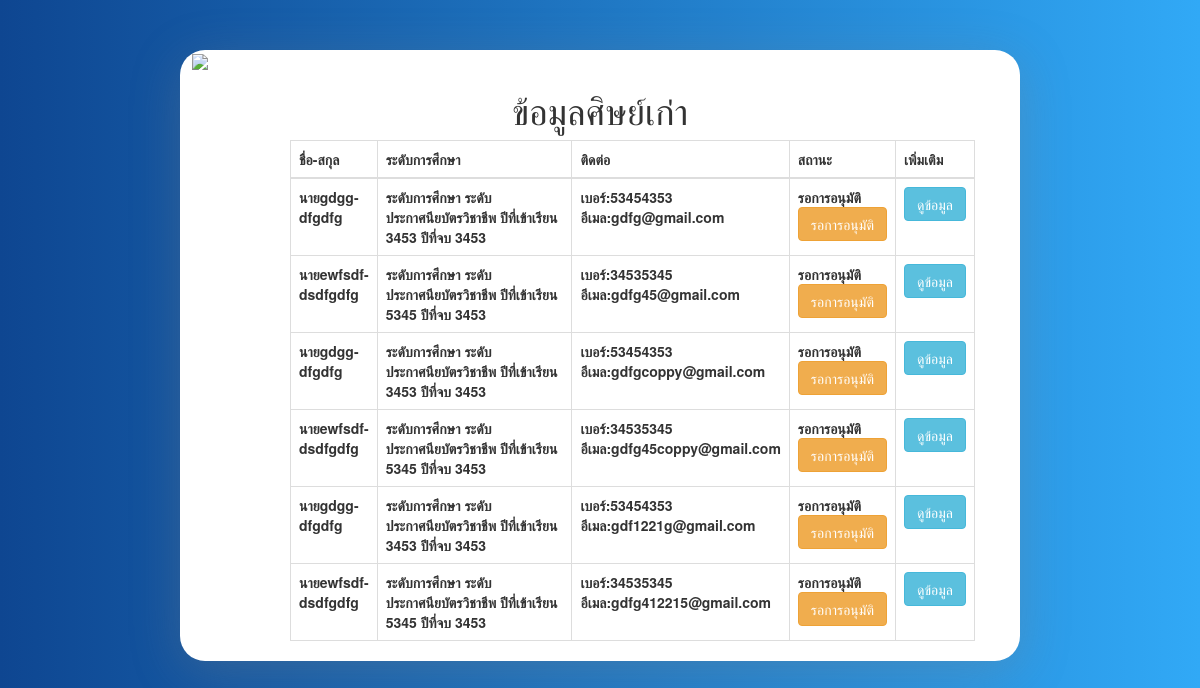
Screenshot of /admin/professor_alumni/index.php with the database file from the repository.
### tables this page shows
CREATE TABLE `alumni` (
  `id` int(11) NOT NULL,
  `std_id` varchar(255) DEFAULT NULL,
  `std_password` varchar(255) DEFAULT NULL,
  `state_good` varchar(25) DEFAULT NULL,
  `std_title_name` varchar(255) DEFAULT NULL,
  `std_name` varchar(255) DEFAULT NULL,
  `std_lastname` varchar(255) DEFAULT NULL,
  `std_phone` varchar(255) DEFAULT NULL,
  `std_email` varchar(255) DEFAULT NULL,
  `std_address` text,
  `prog_id` varchar(255) DEFAULT NULL,
  `std_year_start` int(11) DEFAULT NULL,
  `std_year_complete` int(11) DEFAULT NULL,
  `std_company` varchar(255) DEFAULT NULL,
  `std_compamy_phone` varchar(255) DEFAULT NULL,
  `std_job_position` varchar(255) DEFAULT NULL,
  `std_job_salary` varchar(255) DEFAULT NULL,
  `state` int(11) NOT NULL DEFAULT '0',
  `create_datatime` datetime NOT NULL DEFAULT CURRENT_TIMESTAMP
);

### admin/professor_alumni/index.php (the view, shortened to what this page needs)
<?php
include '../../config/conf.php';
try {
    $sql = "SELECT * FROM alumni WHERE state = 0 ";
  $query = $conn->prepare($sql);
  $query ->execute();
} catch (\Exception $e) {
  echo "ไม่สามารถดึงข้อมูลได้: " .$e->getMessage();
}
 ?>
<!DOCTYPE html>
<html>
<head>
    <link href="../../pubilc/css/style.css" rel="stylesheet">
    <link href="../../pubilc/bootstrap/css/bootstrap.min.css" rel="stylesheet">
    <link rel="stylesheet" href="../../pubilc/node_modules/sweetalert2/dist/sweetalert2.min.css">
</head>
<body>
<div class="blog-card">
    <a href="../../index.php"  id="back"><img src="https://img.icons8.com/flat-round/64/000000/circled-left.png"/></a>
    <h1 align="center" class="title">ข้อมูลศิษย์เก่า</h1>
        <div class="inner-part">
            <div class="content content-1">
                <div class="table-responsive">
                <table class="table table-bordered">
                    <tr align="center">
                        <th width="12%">ชื่อ-สกุล</th>
                        <th width="30%">ระดับการศึกษา</th>
                        <th width="10%">ติดต่อ</th>
                        <th width="8%">สถานะ</th>
                        <th width="8%">เพิ่มเติม</th>
                    </tr>
                    <tbody>
                        <?php
            if ($query->rowCount()>0) {
              while ($data = $query -> fetch(PDO::FETCH_OBJ)) {
            ?>
                        <tr>
                            <th><?=$data->std_title_name.$data->std_name."-".$data->std_lastname;?></th>
                            <th><?="ระดับการศึกษา ".$data->prog_id." ปีที่เข้าเรียน ".$data->std_year_start." ปีที่จบ ".$data->std_year_complete;?></th>
                            <th><?="เบอร์:".$data->std_phone;?> อีเมล:<?=$data->std_email;?></th>
                            <th>
                                <?php
                                    if ($data->state == 0) {
                                    ?>
                                  รอการอนุมัติ
                                <input type="button" name="view" value="รอการอนุมัติ" class="btn btn-warning approve"
                                    id="<?=$data->id;?>" />
                                <?php }else{ ?>
                                <input type="button" name="view" value="อนุมัติแล้ว" class="btn btn-success refuse"
                                    id="<?=$data->id;?>" />
                                    อนุมัติแล้ว
                                <?php }?>
                            </th>
                            <th><input type="button" name="view" value="ดูข้อมูล" class="btn btn-info view_data"
                                    id="<?=$data->id;?>" /></th>
                        </tr>
                        <?php }} ?>
                    </tbody>
                </table>
                </div>
            </div>
        </div>
    </div>
</body>
</html>

### pubilc/css/style.css (style rules this page uses)
* { margin: 0; padding: 0; box-sizing: border-box; }
body { display: flex; justify-content: center; height: 100vh; background: linear-gradient(90deg, rgba(255, 255, 255, 1) 0%, rgba(14, 70, 145, 1) 0%, rgba(49, 169, 246, 1) 100%); }
.blog-card { position: absolute; width: 95%; max-width: 70%; margin-top: 5rem; border-radius: 25px; background: white; box-shadow: 0px 10px 50px rgba(126, 126, 126, 0.3); }
.inner-part { display: flex; align-items: center; justify-content: center; padding: 0 25px; }
.content { padding: 0 20px 0 35px; width: 100%; margin-left: 50px; transition: .6s; align-items: center; justify-content: center; }
#back { margin: 12px; }
h1 { font-size: 40px; font-weight: 700; color: #0d0925; margin-bottom: 20px; align-items: center; justify-content: center; }

### rows the page displays
alumni: std_title_name "นาย", std_name "gdgg", std_lastname "dfgdfg", prog "ระดับประกาศนียบัตรวิชาชีพ", std_year_start "3453", std_year_complete "3453", std_phone "53454353", std_email "gdfg@gmail.com"
alumni: std_title_name "นาย", std_name "ewfsdf", std_lastname "dsdfgdfg", prog "ระดับประกาศนียบัตรวิชาชีพ", std_year_start "5345", std_year_complete "3453", std_phone "34535345", std_email "gdfg45@gmail.com"
alumni: std_title_name "นาย", std_name "gdgg", std_lastname "dfgdfg", prog "ระดับประกาศนียบัตรวิชาชีพ", std_year_start "3453", std_year_complete "3453", std_phone "53454353", std_email "gdfgcoppy@gmail.com"
alumni: std_title_name "นาย", std_name "ewfsdf", std_lastname "dsdfgdfg", prog "ระดับประกาศนียบัตรวิชาชีพ", std_year_start "5345", std_year_complete "3453", std_phone "34535345", std_email "gdfg45coppy@gmail.com"
alumni: std_title_name "นาย", std_name "gdgg", std_lastname "dfgdfg", prog "ระดับประกาศนียบัตรวิชาชีพ", std_year_start "3453", std_year_complete "3453", std_phone "53454353", std_email "gdf1221g@gmail.com"
alumni: std_title_name "นาย", std_name "ewfsdf", std_lastname "dsdfgdfg", prog "ระดับประกาศนียบัตรวิชาชีพ", std_year_start "5345", std_year_complete "3453", std_phone "34535345", std_email "gdfg412215@gmail.com"
